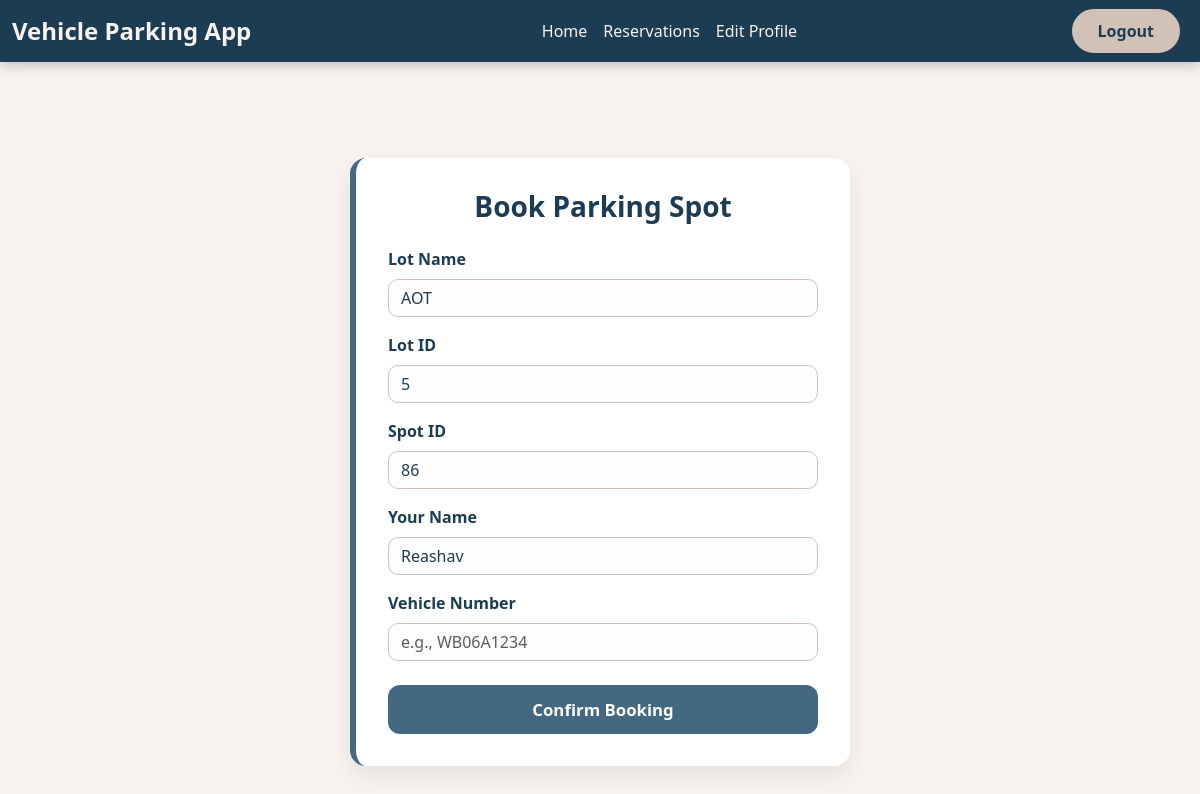
Page /user_dashboard/book/5 (signed in) on the committed database.
### models.py (models this page shows)
class Parking_Lot(db.Model):
    __tablename__ = 'parking_lot'
    id = db.Column(db.Integer, primary_key=True)
    prime_location_name = db.Column(db.String(128), nullable=False)
    address = db.Column(db.String(128), nullable=False)
    pin_code = db.Column(db.String(6), nullable=False)
    price_per_hour = db.Column(db.Float, nullable=False)
    maximum_spots = db.Column(db.Integer, nullable=False)
    parking_spots = db.relationship('Parking_Spot', backref='parking_lot', lazy=True)

class Parking_Spot(db.Model):
    __tablename__ = 'parking_spot'
    id = db.Column(db.Integer, primary_key=True)
    lot_id = db.Column(db.Integer, db.ForeignKey('parking_lot.id'), nullable=False)
    status = db.Column(db.String(1), default='A', nullable=False)
    reservations = db.relationship('Reservation', backref='parking_spot', lazy=True)

class User(db.Model):
    __tablename__ = 'user'
    id = db.Column(db.Integer, primary_key=True)
    username = db.Column(db.String(32), unique=True, nullable=False)
    passhash = db.Column(db.String(256), nullable=False)
    name = db.Column(db.String(64), nullable=False)
    is_admin = db.Column(db.Boolean, default=False, nullable=False)
    reservations = db.relationship('Reservation', backref='user', lazy=True)

### routes.py (the view, shortened to what this page needs)
@app.route('/user_dashboard/book/<int:lot_id>', methods=['GET', 'POST'])
@auth_required
def book_parking_spot(lot_id):
    lot = Parking_Lot.query.get_or_404(lot_id)
    user = User.query.get(session['user_id'])
    spot = Parking_Spot.query.filter_by(lot_id=lot_id, status='A').first()
    return render_template('book_parking_spot.html', lot=lot, user=user, spot=spot)

### routes.py (called while the page is built)
def auth_required(func):
    @wraps(func)
    def inner(*args, **kwargs):
        if 'user_id' in session:
            return func(*args, **kwargs)
        else:
            flash('You need to log in first', 'danger')
            return redirect(url_for('user_login'))
    return inner

### templates/book_parking_spot.html (shortened to what this page needs)
{% extends 'layout.html' %}
{% block navbar %}
    {% include 'user_navbar.html' %}
{% endblock navbar %}
{% block content %}
<div class="container d-flex justify-content-center align-items-center book-container">
    <div class="book-card text-center">
        <h2 class="form-title mb-4">Book Parking Spot</h2>
        <form method="POST" action="">
            <div class="mb-3 text-start">
                <label class="form-label">Lot Name</label>
                <input type="text" class="form-control" name="lot_name" value="{{ lot.prime_location_name }}" readonly>
            </div>
            <div class="mb-3 text-start">
                <label class="form-label">Lot ID</label>
                <input type="text" class="form-control" name="lot_id" value="{{ lot.id }}" readonly>
            </div>
            <div class="mb-3 text-start">
                <label for="spot_id" class="form-label">Spot ID</label>
                <input type="number" class="form-control" id="spot_id" name="spot_id"
                       value="{{ spot.id if spot else 'N/A' }}" readonly>
            </div>
            <div class="mb-3 text-start">
                <label class="form-label">Your Name</label>
                <input type="text" class="form-control" name="user_name" value="{{ user.name }}" readonly>
            </div>
            <div class="mb-4 text-start">
                <label for="vehicle_number" class="form-label">Vehicle Number</label>
                <input type="text" class="form-control" id="vehicle_number" name="vehicle_number" placeholder="e.g., WB06A1234" required>
            </div>
            <div class="d-grid">
                <button type="submit" class="btn btn-save">Confirm Booking</button>
            </div>
        </form>
    </div>
</div>
{% endblock content %}

### templates/book_parking_spot.html (style rules this page uses)
body { background-color: #F9F3EF; font-family: 'Segoe UI', Tahoma, Geneva, Verdana, sans-serif; color: #1B3C53; }
.book-container { height: 100vh; }
.book-card { background-color: #FFFFFF; border-left: 6px solid #456882; border-radius: 16px; padding: 2rem; box-shadow: 0 10px 24px rgba(0, 0, 0, 0.08); min-width: 320px; max-width: 500px; width: 100%; }
.form-title { font-size: 1.75rem; font-weight: bold; color: #1B3C53; }
.form-label { font-weight: 600; color: #1B3C53; }
.form-control { border-radius: 10px; border: 1px solid #D2C1B6; background-color: #FDFDFD; color: #1B3C53; }
.btn-save { background-color: #456882; color: #fff; font-size: 1.05rem; padding: 0.75rem; border-radius: 12px; font-weight: 600; border: none; }

### rows in the picture
Parking_Lot: lot_name "AOT", lot_id "5"
Parking_Spot: spot_id "86"
User: user_name "Reashav"
